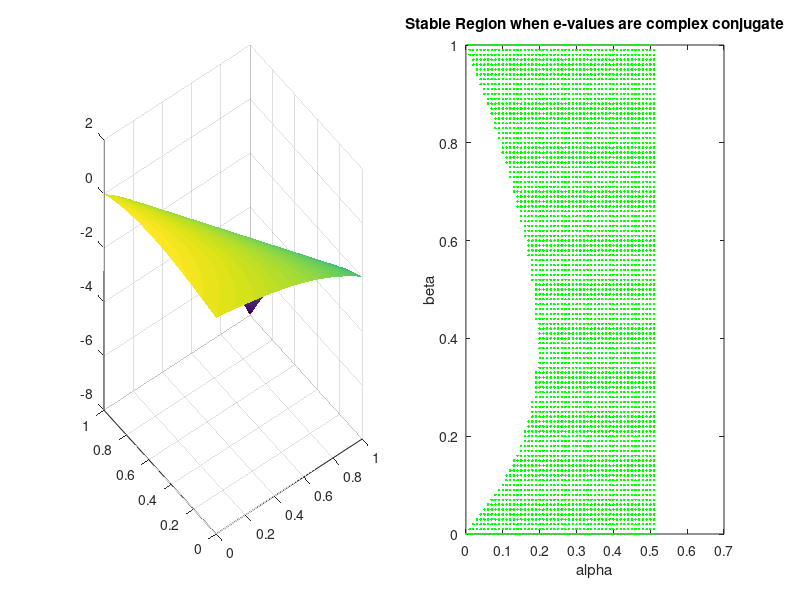
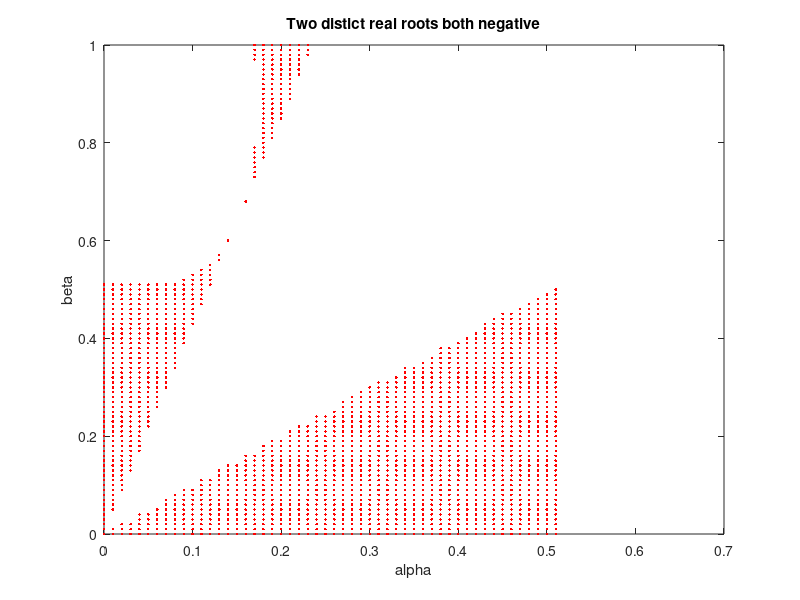
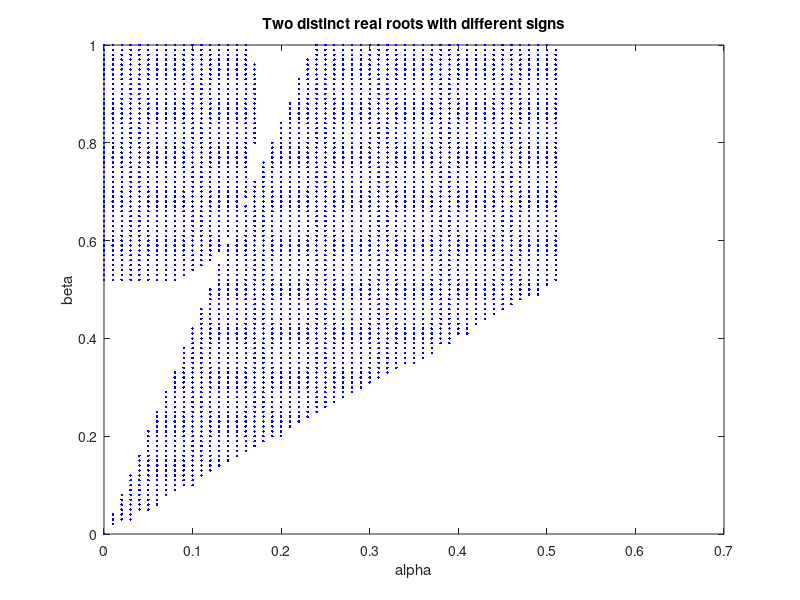
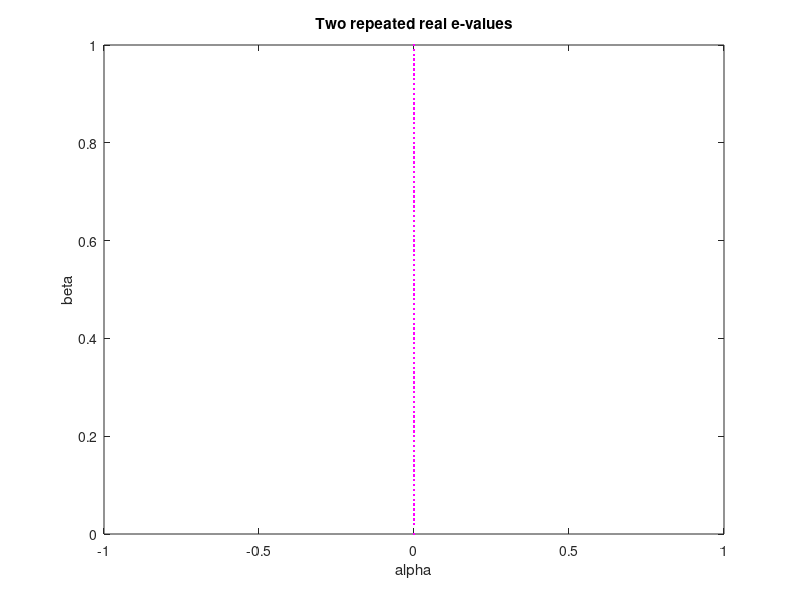

Here is the MATLAB script that generated these plots, in order:
% This script simulates the parameter space for reaction system without
% diffusion with Schnakneberg Model.
% Author Wakil Sarfaraz 25/04/2016
clear all;
tic
xmax =1;
N = 100; %(Number of points on the x, y interval on which the equation is solved.
X = linspace(0,xmax,N+1); %This divides the interval into N equispaced sub intervals.
%X = 0: 1/N :1; This can also be used to create the same X.
[x, y] = meshgrid(X,X); % This creates an (N+1) by (N+1) grid of values ...
                        % of X and assignes them to x and y. (So x and y
                        % are now matrices of size (N+1)x(N+1)
x =x(:);  % This turns the matrix x into a column vector.
y =y(:);  % This turns the matrix y into a column vector.
NNODES = (N+1)^2; % This introduces the number of nodes in the result of triangulation.
NTRI = 2*N^2;  % This is the number of triangles in the mesh.
LNODES = zeros(NTRI, 3); % This creates a zero matrix of the size 'number of triangles by 3'
                         % (since there are 3 vertices for each triangle.

for i = 1:N
    for j = 1: N
        LNODES(i+2*(j-1)*N,1) = i+(j-1)*(N+1);%This numbers each of the first nodes of all the lower triangles in each square.
        LNODES(i+2*(j-1)*N,2) = i+j*(N+1); % This numbers each of the second nodes of all the lower triangles in each square.
        LNODES(i+2*(j-1)*N,3) = (i+1)+(j-1)*(N+1); % This numbers each of the third nodes of all the lower triangles in each square.
        
        LNODES(i+N+2*(j-1)*N,1) = i+1+j*(N+1); %This numbers each of the first nodes of all the upper triangles in each square.
        LNODES(i+N+2*(j-1)*N,2) = (i+1)+(j-1)*(N+1);%This numbers each of the second nodes of all the upper triangles in each square.
        LNODES(i+N+2*(j-1)*N,3) = i+j*(N+1);%This numbers each of the third nodes of all the upper triangles in each square.
                                            % Here for those nodes that
                                            % some triangles share (copy
                                            % and paste can work).
    end
end


u = (-(x+y).^3-x+y);%./(2*(x+y));
limitu =[min(u) max(u)]
Ru = zeros(NNODES, 2);
for i = 1: NNODES
    for j = 1 : 3
    if (u(LNODES(i,j)) < 0)
        Ru(i,1) = x(LNODES(i,j));
        Ru(i,2) = y(LNODES(i,j));
    end
  
    end
    
end

figure(1)
 subplot(1,2,1)
 trisurf(LNODES,x,y,u)
 shading interp
 subplot(1,2,2)
plot(Ru(:,1),Ru(:,2),'.','Color','g')
title('Stable Region when e-values are complex conjugate')
xlabel('alpha')
ylabel('beta')
% xlim([-0.1 0.6])
% ylim([-0.1 1.1])





 
 g = sqrt(((x+y).^6+(x-y).^2-2*((x-y).^4+10*(x.^3.*y-x.^2.*y.^2)+2*(y.^4-x.*y.^3))));%./(2*(x+y));
 limitg =[min(g) max(g)]
Rg1 = zeros(NNODES, 2);
for i = 1: NNODES
    for j = 1 : 3
    if (g(LNODES(i,j)) < abs(u(LNODES(i,j))))
        Rg1(i,1) = x(LNODES(i,j));
        Rg1(i,2) = y(LNODES(i,j));
    end
  
    end
    
end
figure(2)
% subplot(1,2,1)
% trisurf(LNODES,x,y,g)
% subplot(1,2,2)
plot(Rg1(:,1),Rg1(:,2),'.','Color','r')
title('Two distict real roots both negative')
xlabel('alpha')
ylabel('beta')
% xlim([-0.1 0.6])
% ylim([-0.1 1.1])
 
 
 
 
 
 
 Rg2 = zeros(NNODES,2);
 for i = 1: NNODES
    for j = 1 : 3
    if (g(LNODES(i,j)) > abs(u(LNODES(i,j))))
        Rg2(i,1) = x(LNODES(i,j));
        Rg2(i,2) = y(LNODES(i,j));
    end
  
    end
    
end
figure(3)
% subplot(1,2,1)
% trisurf(LNODES,x,y,g)
% subplot(1,2,2)
plot(Rg2(:,1),Rg2(:,2),'.','Color','b')
title('Two distinct real roots with different signs')
xlabel('alpha')
ylabel('beta')

 Rg3 = zeros(NNODES,2);
 for i = 1: NNODES
    for j = 1 : 3
    if (g(LNODES(i,j)) == 0)
        Rg3(i,1) = x(LNODES(i,j));
        Rg3(i,2) = y(LNODES(i,j));
    end
  
    end
    
end
figure(4)
% subplot(1,2,1)
% trisurf(LNODES,x,y,g)
% subplot(1,2,2)
plot(Rg3(:,1),Rg2(:,2),'.','Color','m')
title('Two repeated real e-values')
xlabel('alpha')
ylabel('beta')
